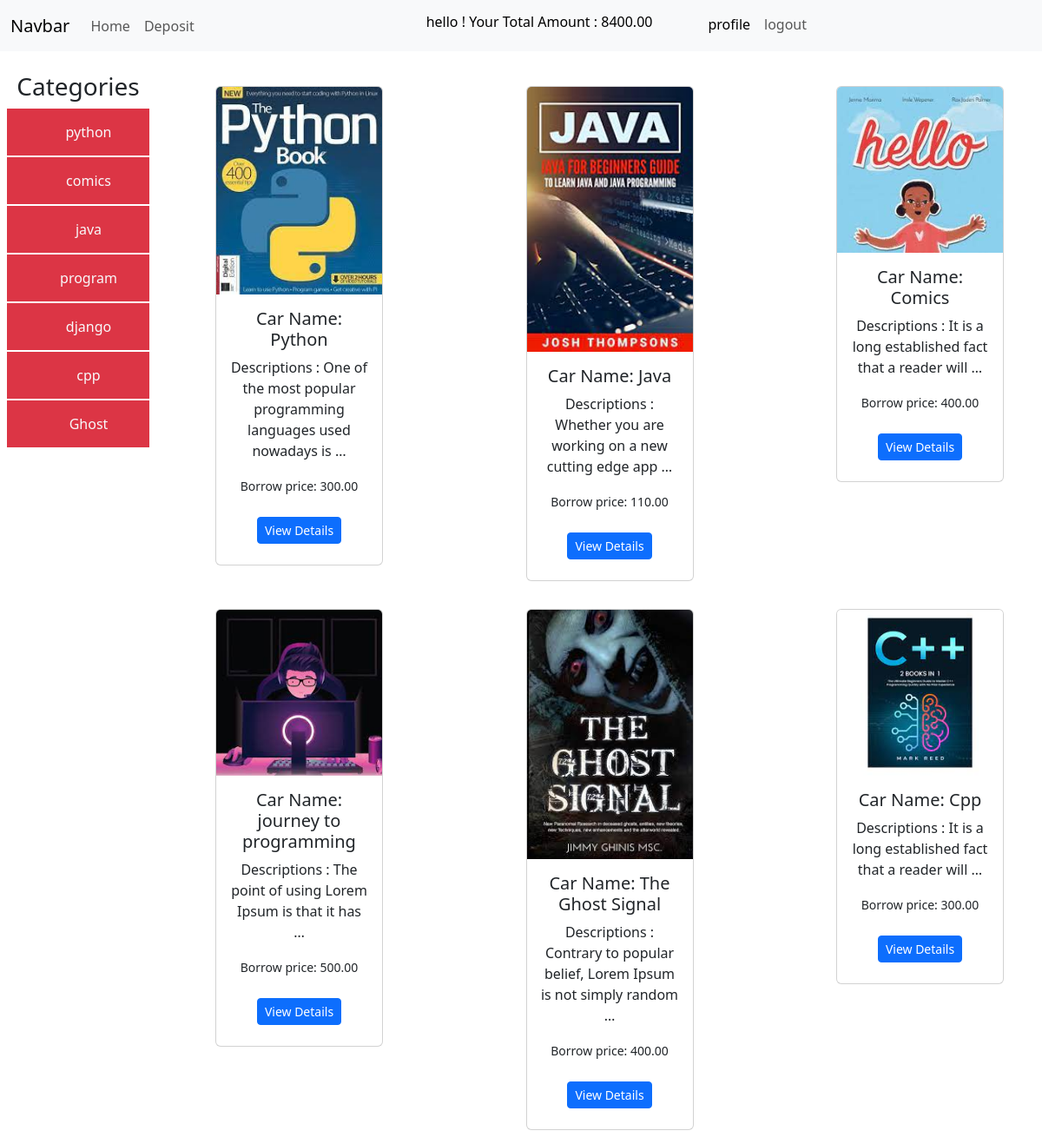
Screenshot of / (signed in) with the database file from the repository.
### accounts/models.py (models this page shows, shortened)
class UserAccount(models.Model):
    balance = models.DecimalField(default= 0 , max_digits=12 ,decimal_places=2 )
    user = models.OneToOneField(User, related_name='useraccount', on_delete=models.CASCADE,blank=True,null=True)

### categories/models.py (models this page shows, shortened)
class Category(models.Model):
    name = models.CharField(max_length=50 ,blank=True ,null =True)
    slug = models.SlugField(max_length =100 , unique =True , blank=True ,null =True)

### booklist/models.py (models this page shows, shortened)
class Books(models.Model):
    user = models.ForeignKey(User ,related_name='book' ,on_delete =models.CASCADE ,null=True,blank = True )
    category = models.ManyToManyField(Category,blank=True,null=True)
    title = models.CharField(max_length =200)
    description = models.TextField()
    image =models.ImageField(upload_to='booklist/media/uploads/')
    borrowing_price =models.DecimalField(default=0, max_digits=10, decimal_places=2,null=True,blank = True)
    borrow_date= models.DateTimeField(auto_now_add=True)

### librarymanagement/views.py (the view)
# urls.py: 2. Add a URL to urlpatterns:  path('', views.home, name='home')
def home(request ,Category_slug =None):
    data = Books.objects.all()
    form = Category.objects.all()
    if Category_slug is not None:
        category = Category.objects.get(slug = Category_slug)
        data = Books.objects.filter(category=category)
    return render(request, 'home.html',{'data':data , 'category':form})

### templates/home.html (shortened to what this page needs)
{% extends "base.html" %}
{% block content %}
<div class=" text-center mt-4">
    <div class="row ">
        <div class="col-md-2">
            <h3>Categories </h3>
            {% for dt in category %}
            <div class="form-check col bg-danger mx-2 ">
                <label class="form-check-label p-2" for="{{dt.id}}">
                    <b><a href="{% url 'Category_slug' dt.slug %}" class="btn text-light ">{{dt.name}}</a></b>
                </label>
            </div>
            {% endfor %}
        </div>
        <div class='col-md-10'>
            <div class="container  text-center">
                <div class="row  justify-content-between">
                    {% for dt in data %}
                  <div class="col-md-3 m-3">
                   <div class="">
                        <div class="card mx-3  text-dark">
                          <img src="{{dt.image.url}}" class="card-img-top" alt="car-image">
                          <div class="card-body  ">
                              <h5 class="card-title">Car Name: {{dt.title}}</h5>
                              <p class="card-text">Descriptions : {{dt.description|truncatewords:10}}</p>
                              <small>Borrow price: {{dt.borrowing_price}}</small>
                              <br>
                              <br>
                              <a href="{% url 'details' dt.id %}" class="btn btn-sm mb-2 btn-primary">View Details</a>
                          </div>
                        </div>
                   </div>
                  </div>
                  {% endfor %}
                </div>
              </div>
        </div>
    </div>
</div>
{% endblock content %}

### templates/base.html (shortened to what this page needs)
<!doctype html>
<html lang="en">
    <head>
        <link
            href="https://cdn.jsdelivr.net/npm/bootstrap@5.3.2/dist/css/bootstrap.min.css"
            rel="stylesheet"
        />
    </head>
    <body>
        <nav class="navbar navbar-expand-lg bg-body-tertiary">
            <div class="container-fluid">
              <a class="navbar-brand" href="#">Navbar</a>
              <div class="collapse navbar-collapse" id="navbarSupportedContent">
                <ul class="navbar-nav me-auto mb-2 mb-lg-0">
                  <li class="nav-item">
                    <a class="nav-link " href="{% url 'homepage' %}">Home</a>
                  </li>
                  <li class="nav-item">
                    <a class="nav-link" href="{% url 'deposit' %}">Deposit</a>
                  </li>
                </ul>
                <ul class="navbar-nav me-auto mb-2 mb-lg-0">
                  <li class="nav-item me-5">
                    <h2 class="nav-link active"> hello ! Your Total Amount : {{ request.user.useraccount.balance }} </h2>
                  </li>
                    {% if user.is_authenticated %}
                    <li class="nav-item">
                        <a class="nav-link active" aria-current="page" href="{% url 'profile' %}">profile</a>
                      </li>
                      <li class="nav-item">
                        <a class="nav-link" href="{% url 'logout' %}">logout</a>
                      </li>
                    {%endif%}
                  </ul>
              </div>
            </div>
        </nav>
        {% block content %}
        {% endblock content %}
    </body>
</html>

### rows the page displays
Category: name "python"
Category: name "comics"
Category: name "java"
Category: name "program"
Category: name "django"
Category: name "cpp"
Category: name "Ghost"
Books: image (picture), title "Python", description "One of the most popular programming languages used nowadays is …", borrowing_price "300.00"
Books: image (picture), title "Java", description "Whether you are working on a new cutting edge app …", borrowing_price "110.00"
Books: image (picture), title "Comics", description "It is a long established fact that a reader will …", borrowing_price "400.00"
Books: image (picture), title "journey to programming", description "The point of using Lorem Ipsum is that it has …", borrowing_price "500.00"
Books: image (picture), title "The Ghost Signal", description "Contrary to popular belief, Lorem Ipsum is not simply random …", borrowing_price "400.00"
Books: image (picture), title "Cpp", description "It is a long established fact that a reader will …", borrowing_price "300.00"

### other values shown
{{ request.user.useraccount.balance }} "8400.00"
